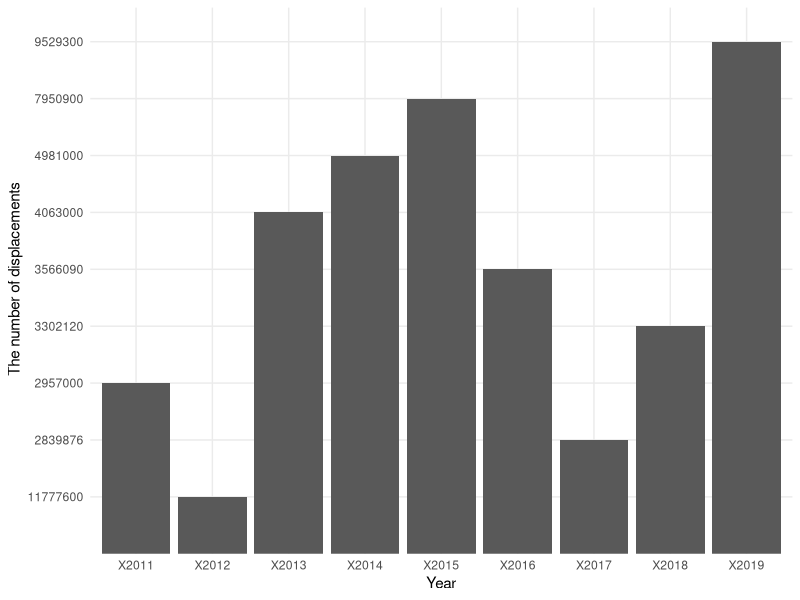

The R script that drew this image: (Note: this script raises an error after producing the figure.)
## ---- chunk 1
knitr::opts_chunk$set(echo = TRUE)
library(dplyr)
library(tidyverse)
library(ggplot2)
library(reshape2)
## ---- chunk 2
idp_dt <- read.table("IDP_data.csv", sep = ";", header = TRUE, stringsAsFactors = FALSE)

# We have three countries for which we don't have data at all or not enough data for the analysis: Brunei, Singapore and Timor-Leste. So we take them out. 

idp_clean <- idp_dt[-c(7,10,11),]

idp_clean_t <- as.tibble(idp_clean)

#Preparing data for South Asia graph (practice)

#1. Selecting needed row and dropping unnecessary column;
SE_idp <- idp_clean_t %>%
  filter(Country.Name == c("South Asia")) %>%
  select(-2)
  
#2. Reshaping data from wide to long format; 

SE_idp_long <- melt(data = SE_idp, 
                    id.vars = "Country.Name",
                    variable.name = "Year",
                    value.name = "IDPs")

SE_idp_bar <- ggplot(SE_idp_long, aes(x = Year, y = IDPs)) +
  geom_bar(stat = "identity") +
  theme_minimal() +
  labs(x= "Year", y = " The number of displacements")
SE_idp_bar

# Preparing data for individual countries 

country_idp <- idp_clean_t %>%
  filter(Country.Name %in% c("Cambodia", "Indonesia", "Philippines", "Malaysia", "Thailand", "Lao PDR", "Myanmar", "Vietnam")) %>% 
  select(-2)

country_idp %>% mutate_at(vars(X2011, X2012, X2013, X2014, X2015, X2016, X2017, X2018, X2019), as.numeric)

country_idp_long <- melt(data = country_idp,
                         id.vars = "Country.Name",
                         variable.name = "Year",
                         value.name = "IDPs")

country_idp_long_t <- as.tibble(country_idp_long) %>%
  mutate_at(vars(IDPs), as.numeric) 

country_idp_long_t

country_idp_bar <- ggplot(country_idp_long, aes(x = Year, y = IDPs)) +
  geom_bar(stat = "identity") +
  labs(x = "Year", y = "The number of displacements") +
  facet_wrap(~Country.Name, ncol = 2) +
  theme_bw() +
  theme(axis.text.x = element_text(angle = 90, hjust = 1)) +
  scale_y_log10() 

country_idp_bar
  
 





